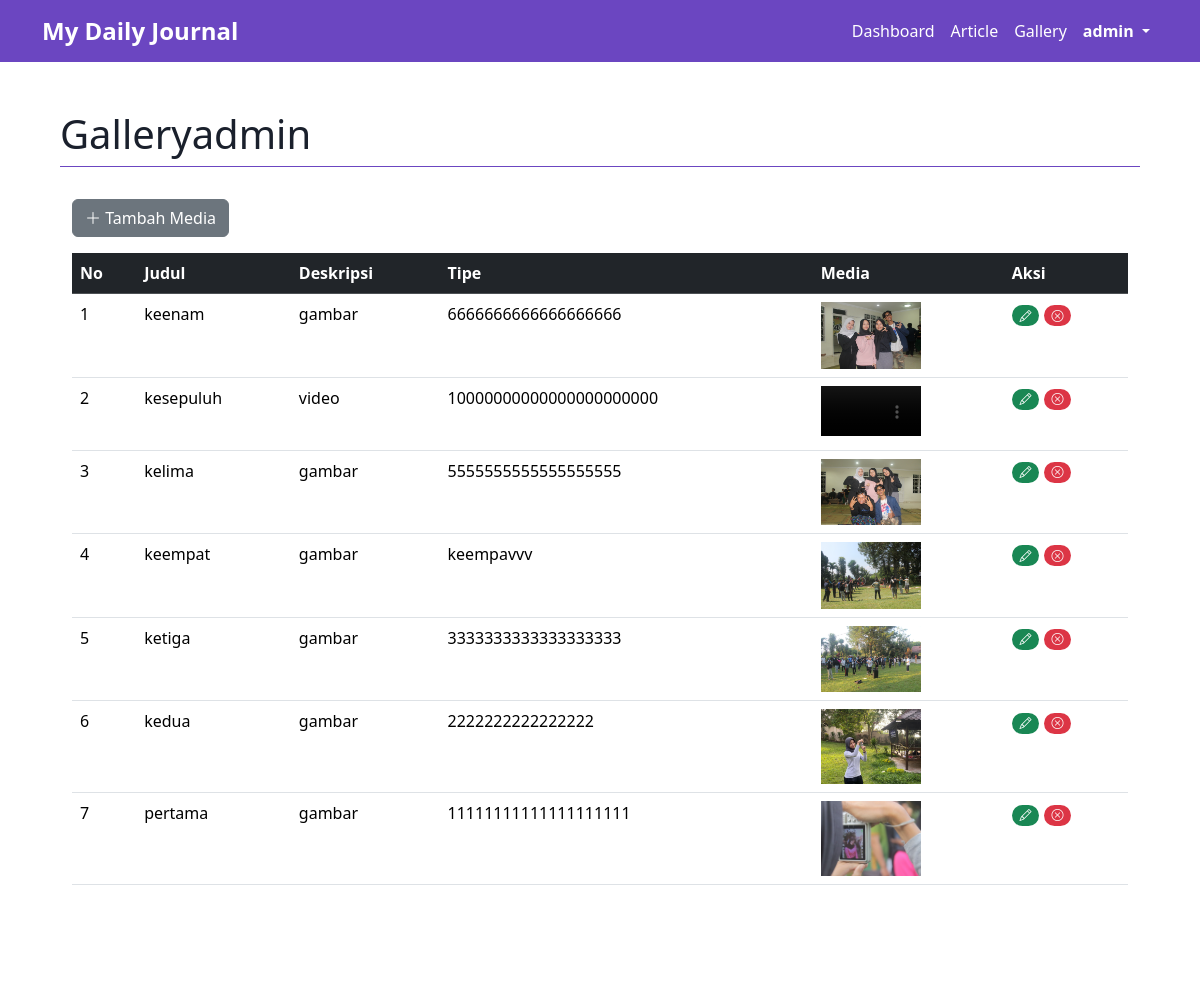
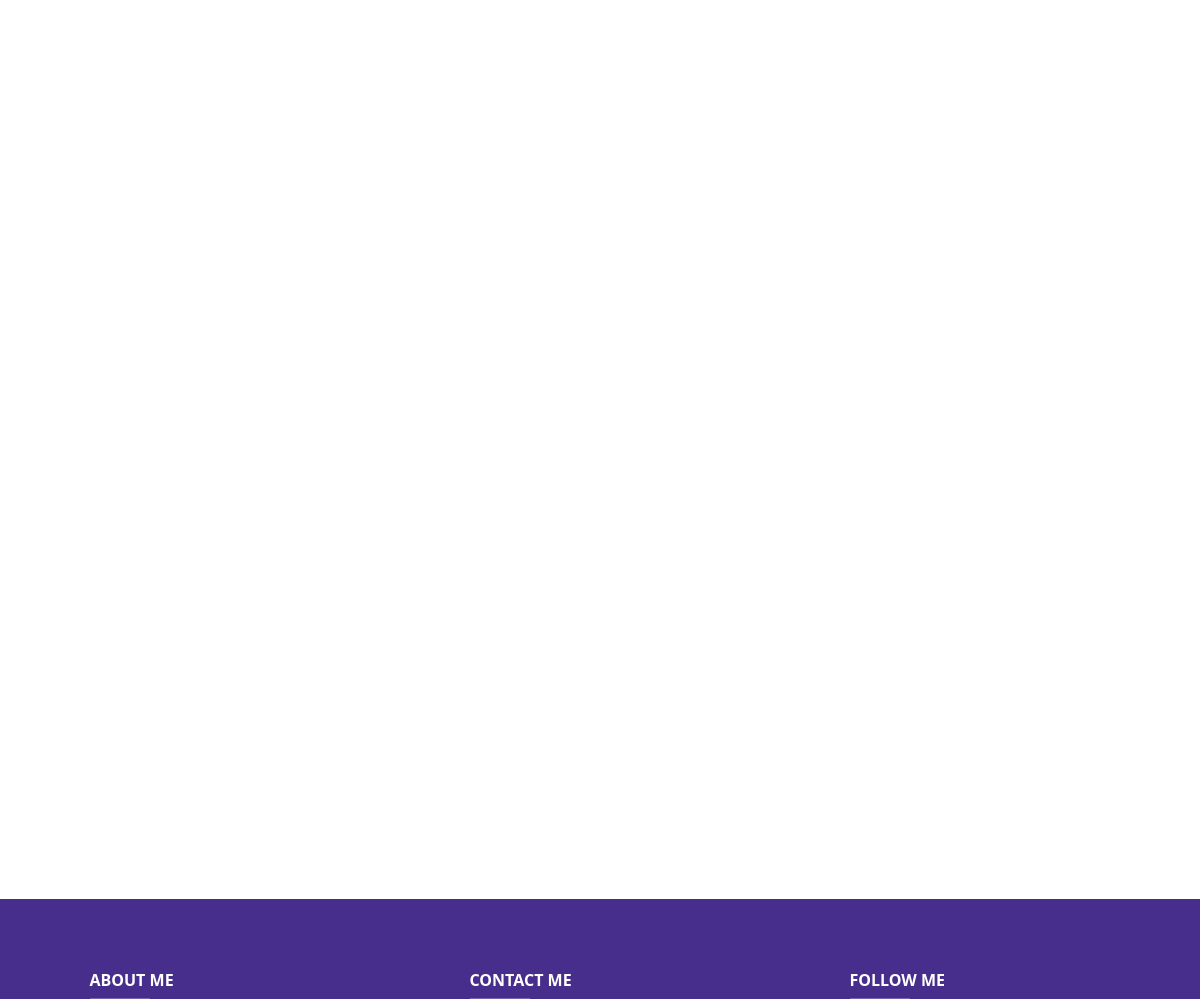
/admin.php?page=galleryadmin (signed in), run on the app's committed database (2 pictures, top to bottom).
### tables this page shows
CREATE TABLE `tbl_gallery` (
  `id` int NOT NULL,
  `judul` varchar(255) NOT NULL,
  `deskripsi` text,
  `file` text,
  `tipe` enum('gambar','video') NOT NULL,
  `tanggal` date NOT NULL
);

### galleryadmin.php (the view, shortened to what this page needs)
<?php
include "koneksi.php";
?>
<div class="container py-4">
    <button type="button" class="btn btn-secondary mb-3" data-bs-toggle="modal" data-bs-target="#modalTambah">
        <i class="bi bi-plus-lg"></i> Tambah Media
    </button>
    <div class="table-responsive">
        <table class="table table-hover">
            <thead class="table-dark">
                <tr>
                    <th>No</th>
                    <th>Judul</th>
                    <th>Deskripsi</th>
                    <th>Tipe</th>
                    <th>Media</th>
                    <th>Aksi</th>
                </tr>
            </thead>
            <tbody>
                <?php
                    $sql = "SELECT * FROM tbl_gallery ORDER BY id DESC";
                    $hasil = $conn->query($sql);
                    $no = 1;
                    while ($row = $hasil->fetch_assoc()) {
                ?>
                    <tr>
                        <td><?= $no++ ?></td>
                        <td><?= htmlspecialchars($row['judul']) ?></td>
                        <td><?= htmlspecialchars($row['tipe']) ?></td>
                        <td><?= htmlspecialchars($row['deskripsi'] ?? 'Tidak ada deskripsi') ?></td>
                        <td>
                            <?php if ($row['tipe'] === 'gambar'): ?>
                                <img src="img/<?= htmlspecialchars($row['file']) ?>" class="img-fluid" style="max-width: 100px;">
                            <?php elseif ($row['tipe'] === 'video'): ?>
                                <video width="100" controls>
                                    <source src="img/<?= htmlspecialchars($row['file']) ?>" type="video/mp4">
                                </video>
                            <?php endif; ?>
                        </td>
                        <td>
                            <a href="#" title="edit" class="badge rounded-pill text-bg-success" data-bs-toggle="modal"
                            data-bs-target="#modalEdit<?= $row["id"] ?>">
                                <i class="bi bi-pencil"></i>
                            </a>
                            <a href="#" title="delete" class="badge rounded-pill text-bg-danger" data-bs-toggle="modal" data-bs-target="#modalHapus<?= $row["id"] ?>">
                                <i class="bi bi-x-circle"></i>
                            </a>
                        </td>
                    </tr>
                <?php } ?>
            </tbody>
        </table>
    </div>
</div>

### admin.php (shortened to what this page needs)
<!DOCTYPE html>
<html lang="en">
<head>
    <link rel="stylesheet" href="https://cdn.jsdelivr.net/npm/bootstrap-icons@1.11.1/font/bootstrap-icons.css" />
    <link href="https://cdn.jsdelivr.net/npm/bootstrap@5.3.2/dist/css/bootstrap.min.css" rel="stylesheet" />
    <link href="https://cdn.jsdelivr.net/npm/bootstrap-icons/font/bootstrap-icons.css" rel="stylesheet">
</head>
<body>
    <nav class="navbar navbar-expand-sm navbar-dark sticky-top">
        <div class="container">
            <a class="navbar-brand" target="_blank" href=".">My Daily Journal</a>
            <div class="collapse navbar-collapse" id="navbarSupportedContent">
                <ul class="navbar-nav ms-auto mb-2 mb-lg-0 text-dark">
                    <li class="nav-item">
                        <a class="nav-link" href="admin.php?page=dashboard">Dashboard</a>
                    </li>
                    <li class="nav-item">
                        <a class="nav-link" href="admin.php?page=article">Article</a>
                    </li>
                    <li class="nav-item">
                        <a class="nav-link" href="admin.php?page=galleryadmin">Gallery</a>
                    </li>
                    <li class="nav-item dropdown">
                        <a class="nav-link dropdown-toggle text-white fw-bold" href="#" role="button" data-bs-toggle="dropdown" aria-expanded="false">
                            <?= $_SESSION['username'] ?>
                        </a>
                    </li>
                </ul>
            </div>
        </div>
    </nav>
    <section id="content" class="p-5">
        <div class="container">
            <?php
            if (isset($_GET['page'])) {
                ?>
                <h4 class="lead display-6 pb-2 border-bottom border-danger-subtle"><?= ucfirst($_GET['page']) ?></h4>
                <?php
                include($_GET['page'].".php");
            } else {
                ?>
                <h4 class="lead display-6 pb-2 border-bottom border-danger-subtle">Dashboard</h4>
                <?php
                include("dashboard.php");
            }
            ?>
        </div>
    </section>
    <footer class="text-center text-lg-start text-white">
        <div id="bagianfooter" style="background-color: #472e8d">
            <div class="container text-center text-md-start mt-5">
                <div class="row mt-3">
                    <div class="col-md-3 col-lg-4 col-xl-3 mx-auto mb-4">
                        <br>
                        <h6 class="text-uppercase fw-bold">About Me</h6>
                    </div>
                    <div class="col-md-4 col-lg-3 col-xl-3 mx-auto mb-md-0 mb-4">
                        <br>
                        <h6 class="text-uppercase fw-bold">Contact Me</h6>
                    </div>
                    <div class="col-md-4 col-lg-3 col-xl-3 mx-auto mb-md-0 mb-4">
                        <br>
                        <h6 class="text-uppercase fw-bold">Follow Me</h6>
                    </div>
                </div>
            </div>
            <br>
        </div>
    </footer>
</body>
</html>

### admin.php (style rules this page uses)
html { position: relative; min-height: 100%; }
body { margin-bottom: 100px; }
footer { position: absolute; bottom: 0; width: 100%; height: 100px; }
.navbar { background-color: #6B46C1; }
.navbar-brand { font-size: 1.5rem; font-weight: bold; color: #fff; }
.navbar-nav .nav-link { color: #fff !important; }
#content { background-color: #fff; padding: 30px; border-radius: 8px; }
.lead.display-6 { color: #1A202C; }
.border-danger-subtle { border-color: #6B46C1 !important; }
footer { background-color: #472e8d; color: #FFFFFF; }

### data on the page
tbl_gallery: judul "keenam", tipe "gambar", deskripsi "6666666666666666666", file (picture)
tbl_gallery: judul "kesepuluh", tipe "video", deskripsi "10000000000000000000000"
tbl_gallery: judul "kelima", tipe "gambar", deskripsi "5555555555555555555", file (picture)
tbl_gallery: judul "keempat", tipe "gambar", deskripsi "keempavvv", file (picture)
tbl_gallery: judul "ketiga", tipe "gambar", deskripsi "3333333333333333333", file (picture)
tbl_gallery: judul "kedua", tipe "gambar", deskripsi "2222222222222222", file (picture)
tbl_gallery: judul "pertama", tipe "gambar", deskripsi "11111111111111111111", file (picture)

### other printed values
$_SESSION['username'] "admin"
$_GET['page'] "Galleryadmin"
